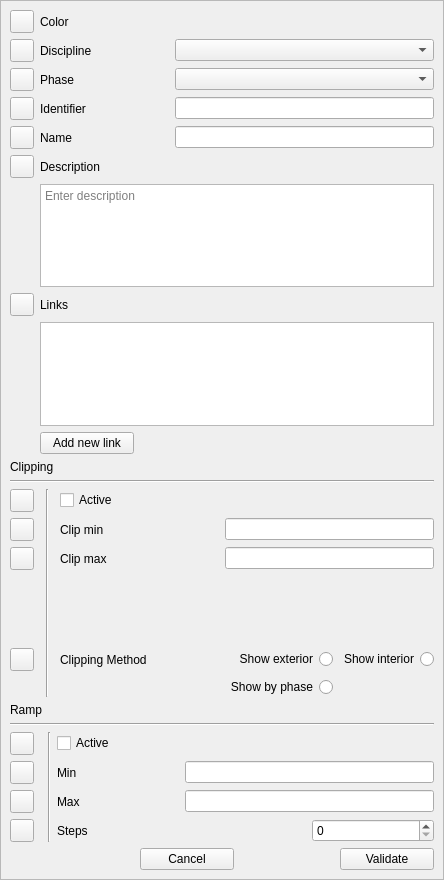
<?xml version="1.0" encoding="UTF-8"?>
<ui version="4.0">
 <class>multiProperty</class>
 <widget class="QWidget" name="multiProperty">
  <property name="geometry">
   <rect>
    <x>0</x>
    <y>0</y>
    <width>444</width>
    <height>880</height>
   </rect>
  </property>
  <property name="sizePolicy">
   <sizepolicy hsizetype="Maximum" vsizetype="Preferred">
    <horstretch>0</horstretch>
    <verstretch>0</verstretch>
   </sizepolicy>
  </property>
  <property name="windowTitle">
   <string>Change Attributes</string>
  </property>
  <layout class="QGridLayout" name="gridLayout_6">
   <property name="leftMargin">
    <number>0</number>
   </property>
   <property name="topMargin">
    <number>0</number>
   </property>
   <property name="rightMargin">
    <number>0</number>
   </property>
   <property name="bottomMargin">
    <number>0</number>
   </property>
   <item row="0" column="0">
    <widget class="QScrollArea" name="scrollArea">
     <property name="sizePolicy">
      <sizepolicy hsizetype="Preferred" vsizetype="Preferred">
       <horstretch>0</horstretch>
       <verstretch>0</verstretch>
      </sizepolicy>
     </property>
     <property name="widgetResizable">
      <bool>true</bool>
     </property>
     <widget class="QWidget" name="scrollAreaWidgetContents">
      <property name="geometry">
       <rect>
        <x>0</x>
        <y>0</y>
        <width>442</width>
        <height>878</height>
       </rect>
      </property>
      <layout class="QGridLayout" name="gridLayout">
       <item row="4" column="0" colspan="5">
        <widget class="QWidget" name="phaseWidget" native="true">
         <layout class="QGridLayout" name="gridLayout_7">
          <property name="leftMargin">
           <number>0</number>
          </property>
          <property name="topMargin">
           <number>0</number>
          </property>
          <property name="rightMargin">
           <number>0</number>
          </property>
          <property name="bottomMargin">
           <number>0</number>
          </property>
          <item row="0" column="1">
           <widget class="QLabel" name="phaseLabel">
            <property name="text">
             <string>Phase</string>
            </property>
           </widget>
          </item>
          <item row="0" column="2" colspan="2">
           <widget class="QComboBox" name="comboPhase"/>
          </item>
          <item row="0" column="0">
           <widget class="QToolButton" name="phaseToolButton">
            <property name="text">
             <string/>
            </property>
            <property name="checkable">
             <bool>true</bool>
            </property>
           </widget>
          </item>
         </layout>
        </widget>
       </item>
       <item row="34" column="0" colspan="5">
        <spacer name="verticalSpacer">
         <property name="orientation">
          <enum>Qt::Vertical</enum>
         </property>
         <property name="sizeHint" stdset="0">
          <size>
           <width>20</width>
           <height>40</height>
          </size>
         </property>
        </spacer>
       </item>
       <item row="3" column="0" colspan="5">
        <widget class="QWidget" name="disciplineWidget" native="true">
         <layout class="QGridLayout" name="gridLayout_8">
          <property name="leftMargin">
           <number>0</number>
          </property>
          <property name="topMargin">
           <number>0</number>
          </property>
          <property name="rightMargin">
           <number>0</number>
          </property>
          <property name="bottomMargin">
           <number>0</number>
          </property>
          <item row="0" column="0">
           <widget class="QToolButton" name="disciplineToolButton">
            <property name="text">
             <string/>
            </property>
            <property name="checkable">
             <bool>true</bool>
            </property>
           </widget>
          </item>
          <item row="0" column="1">
           <widget class="QLabel" name="discLabel">
            <property name="text">
             <string>Discipline</string>
            </property>
           </widget>
          </item>
          <item row="0" column="2" colspan="2">
           <widget class="QComboBox" name="comboDiscipline">
            <property name="sizeAdjustPolicy">
             <enum>QComboBox::AdjustToContents</enum>
            </property>
           </widget>
          </item>
         </layout>
        </widget>
       </item>
       <item row="9" column="0">
        <widget class="QToolButton" name="descriptionToolButton">
         <property name="text">
          <string/>
         </property>
         <property name="checkable">
          <bool>true</bool>
         </property>
         <property name="checked">
          <bool>false</bool>
         </property>
        </widget>
       </item>
       <item row="11" column="0">
        <widget class="QToolButton" name="linksToolButton">
         <property name="text">
          <string/>
         </property>
         <property name="checkable">
          <bool>true</bool>
         </property>
        </widget>
       </item>
       <item row="0" column="0" colspan="5">
        <widget class="QWidget" name="colorWidget" native="true">
         <layout class="QGridLayout" name="gridLayout_9">
          <property name="leftMargin">
           <number>0</number>
          </property>
          <property name="topMargin">
           <number>0</number>
          </property>
          <property name="rightMargin">
           <number>0</number>
          </property>
          <property name="bottomMargin">
           <number>0</number>
          </property>
          <item row="0" column="1">
           <widget class="QLabel" name="colorLabel">
            <property name="text">
             <string>Color</string>
            </property>
           </widget>
          </item>
          <item row="0" column="2" colspan="2">
           <widget class="ColorPicker" name="colorPicker" native="true">
            <property name="sizePolicy">
             <sizepolicy hsizetype="Preferred" vsizetype="Minimum">
              <horstretch>0</horstretch>
              <verstretch>0</verstretch>
             </sizepolicy>
            </property>
           </widget>
          </item>
          <item row="0" column="0">
           <widget class="QToolButton" name="colorToolButton">
            <property name="text">
             <string/>
            </property>
            <property name="checkable">
             <bool>true</bool>
            </property>
           </widget>
          </item>
         </layout>
        </widget>
       </item>
       <item row="14" column="1" colspan="4">
        <widget class="QTableWidget" name="LinksTableWidget">
         <property name="editTriggers">
          <set>QAbstractItemView::NoEditTriggers</set>
         </property>
         <attribute name="horizontalHeaderVisible">
          <bool>false</bool>
         </attribute>
         <attribute name="verticalHeaderVisible">
          <bool>false</bool>
         </attribute>
        </widget>
       </item>
       <item row="10" column="1" colspan="4">
        <widget class="QPlainTextEdit" name="DescInfield">
         <property name="minimumSize">
          <size>
           <width>0</width>
           <height>0</height>
          </size>
         </property>
         <property name="maximumSize">
          <size>
           <width>16777215</width>
           <height>16777215</height>
          </size>
         </property>
         <property name="placeholderText">
          <string>Enter description</string>
         </property>
        </widget>
       </item>
       <item row="11" column="1">
        <widget class="QLabel" name="linksLabel">
         <property name="text">
          <string>Links</string>
         </property>
        </widget>
       </item>
       <item row="16" column="0" colspan="5">
        <spacer name="verticalSpacer_2">
         <property name="orientation">
          <enum>Qt::Vertical</enum>
         </property>
         <property name="sizeHint" stdset="0">
          <size>
           <width>20</width>
           <height>40</height>
          </size>
         </property>
        </spacer>
       </item>
       <item row="5" column="0" colspan="5">
        <widget class="QWidget" name="identifierWidget" native="true">
         <layout class="QGridLayout" name="gridLayout_4">
          <property name="leftMargin">
           <number>0</number>
          </property>
          <property name="topMargin">
           <number>0</number>
          </property>
          <property name="rightMargin">
           <number>0</number>
          </property>
          <property name="bottomMargin">
           <number>0</number>
          </property>
          <item row="0" column="1">
           <widget class="QLabel" name="identifierLabel">
            <property name="text">
             <string>Identifier</string>
            </property>
           </widget>
          </item>
          <item row="0" column="0">
           <widget class="QToolButton" name="identifierToolButton">
            <property name="text">
             <string/>
            </property>
            <property name="checkable">
             <bool>true</bool>
            </property>
           </widget>
          </item>
          <item row="0" column="2" colspan="2">
           <widget class="QLineEdit" name="IdentifierInfield">
            <property name="sizePolicy">
             <sizepolicy hsizetype="Preferred" vsizetype="Fixed">
              <horstretch>0</horstretch>
              <verstretch>0</verstretch>
             </sizepolicy>
            </property>
           </widget>
          </item>
         </layout>
        </widget>
       </item>
       <item row="15" column="1">
        <widget class="QPushButton" name="addLinkButton">
         <property name="text">
          <string>Add new link</string>
         </property>
        </widget>
       </item>
       <item row="24" column="0" colspan="5">
        <spacer name="verticalSpacer_3">
         <property name="orientation">
          <enum>Qt::Vertical</enum>
         </property>
         <property name="sizeHint" stdset="0">
          <size>
           <width>20</width>
           <height>40</height>
          </size>
         </property>
        </spacer>
       </item>
       <item row="36" column="4">
        <widget class="QPushButton" name="validateChangeButton">
         <property name="text">
          <string>Validate</string>
         </property>
        </widget>
       </item>
       <item row="36" column="2">
        <widget class="QPushButton" name="cancelButton">
         <property name="text">
          <string>Cancel</string>
         </property>
        </widget>
       </item>
       <item row="23" column="0" colspan="5">
        <widget class="QWidget" name="rampWidget" native="true">
         <layout class="QGridLayout" name="gridLayout_2">
          <property name="leftMargin">
           <number>0</number>
          </property>
          <property name="topMargin">
           <number>0</number>
          </property>
          <property name="rightMargin">
           <number>0</number>
          </property>
          <property name="bottomMargin">
           <number>0</number>
          </property>
          <item row="3" column="0">
           <widget class="QToolButton" name="rampMinToolButton">
            <property name="text">
             <string/>
            </property>
            <property name="checkable">
             <bool>true</bool>
            </property>
           </widget>
          </item>
          <item row="2" column="2">
           <widget class="QCheckBox" name="activeRampCheckBox">
            <property name="layoutDirection">
             <enum>Qt::LeftToRight</enum>
            </property>
            <property name="text">
             <string>Active</string>
            </property>
           </widget>
          </item>
          <item row="5" column="2">
           <widget class="QLabel" name="label_steps">
            <property name="text">
             <string>Steps</string>
            </property>
           </widget>
          </item>
          <item row="4" column="0">
           <widget class="QToolButton" name="rampMaxToolButton">
            <property name="text">
             <string/>
            </property>
            <property name="checkable">
             <bool>true</bool>
            </property>
           </widget>
          </item>
          <item row="0" column="0">
           <widget class="QLabel" name="label_10">
            <property name="lineWidth">
             <number>1</number>
            </property>
            <property name="text">
             <string>Ramp</string>
            </property>
            <property name="textFormat">
             <enum>Qt::RichText</enum>
            </property>
           </widget>
          </item>
          <item row="4" column="3" colspan="2">
           <widget class="QDoubleEdit" name="lineEdit_rampMax">
            <property name="enabled">
             <bool>true</bool>
            </property>
            <property name="sizePolicy">
             <sizepolicy hsizetype="Preferred" vsizetype="Fixed">
              <horstretch>0</horstretch>
              <verstretch>0</verstretch>
             </sizepolicy>
            </property>
           </widget>
          </item>
          <item row="2" column="0">
           <widget class="QToolButton" name="activeRampToolButton">
            <property name="text">
             <string/>
            </property>
            <property name="checkable">
             <bool>true</bool>
            </property>
           </widget>
          </item>
          <item row="1" column="0" colspan="5">
           <widget class="Line" name="line_2">
            <property name="orientation">
             <enum>Qt::Horizontal</enum>
            </property>
           </widget>
          </item>
          <item row="3" column="2">
           <widget class="QLabel" name="label_min">
            <property name="enabled">
             <bool>true</bool>
            </property>
            <property name="text">
             <string>Min</string>
            </property>
           </widget>
          </item>
          <item row="5" column="0">
           <widget class="QToolButton" name="rampStepsToolButton">
            <property name="text">
             <string/>
            </property>
            <property name="checkable">
             <bool>true</bool>
            </property>
           </widget>
          </item>
          <item row="4" column="2">
           <widget class="QLabel" name="label_max">
            <property name="enabled">
             <bool>true</bool>
            </property>
            <property name="text">
             <string>Max</string>
            </property>
           </widget>
          </item>
          <item row="3" column="3" colspan="2">
           <widget class="QDoubleEdit" name="lineEdit_rampMin">
            <property name="enabled">
             <bool>true</bool>
            </property>
            <property name="sizePolicy">
             <sizepolicy hsizetype="Preferred" vsizetype="Fixed">
              <horstretch>0</horstretch>
              <verstretch>0</verstretch>
             </sizepolicy>
            </property>
           </widget>
          </item>
          <item row="2" column="1" rowspan="4">
           <widget class="Line" name="line_3">
            <property name="orientation">
             <enum>Qt::Vertical</enum>
            </property>
           </widget>
          </item>
          <item row="5" column="4">
           <widget class="QSpinBox" name="spinBox_rampSteps">
            <property name="maximum">
             <number>240</number>
            </property>
           </widget>
          </item>
         </layout>
        </widget>
       </item>
       <item row="8" column="0" colspan="5">
        <widget class="QWidget" name="nameWidget" native="true">
         <layout class="QGridLayout" name="gridLayout_3">
          <property name="leftMargin">
           <number>0</number>
          </property>
          <property name="topMargin">
           <number>0</number>
          </property>
          <property name="rightMargin">
           <number>0</number>
          </property>
          <property name="bottomMargin">
           <number>0</number>
          </property>
          <item row="0" column="2" colspan="2">
           <widget class="QLineEdit" name="NameInfield">
            <property name="sizePolicy">
             <sizepolicy hsizetype="Preferred" vsizetype="Fixed">
              <horstretch>0</horstretch>
              <verstretch>0</verstretch>
             </sizepolicy>
            </property>
           </widget>
          </item>
          <item row="0" column="1">
           <widget class="QLabel" name="nameLabel">
            <property name="text">
             <string>Name</string>
            </property>
           </widget>
          </item>
          <item row="0" column="0">
           <widget class="QToolButton" name="nameToolButton">
            <property name="text">
             <string/>
            </property>
            <property name="checkable">
             <bool>true</bool>
            </property>
           </widget>
          </item>
         </layout>
        </widget>
       </item>
       <item row="9" column="1">
        <widget class="QLabel" name="descLabel">
         <property name="text">
          <string>Description</string>
         </property>
        </widget>
       </item>
       <item row="17" column="0" colspan="5">
        <widget class="QWidget" name="clipWidget" native="true">
         <layout class="QGridLayout" name="gridLayout_5">
          <property name="leftMargin">
           <number>0</number>
          </property>
          <property name="topMargin">
           <number>0</number>
          </property>
          <property name="rightMargin">
           <number>0</number>
          </property>
          <property name="bottomMargin">
           <number>0</number>
          </property>
          <property name="spacing">
           <number>6</number>
          </property>
          <item row="5" column="0">
           <widget class="QToolButton" name="clipMaxToolButton">
            <property name="text">
             <string/>
            </property>
            <property name="checkable">
             <bool>true</bool>
            </property>
           </widget>
          </item>
          <item row="18" column="4">
           <widget class="QRadioButton" name="exteriorClipRadioButton">
            <property name="layoutDirection">
             <enum>Qt::RightToLeft</enum>
            </property>
            <property name="text">
             <string>Show exterior</string>
            </property>
           </widget>
          </item>
          <item row="4" column="4" colspan="2">
           <widget class="QDoubleEdit" name="clipMinLineEdit">
            <property name="sizePolicy">
             <sizepolicy hsizetype="Preferred" vsizetype="Fixed">
              <horstretch>0</horstretch>
              <verstretch>0</verstretch>
             </sizepolicy>
            </property>
           </widget>
          </item>
          <item row="18" column="5">
           <widget class="QRadioButton" name="interiorClipRadioButton">
            <property name="layoutDirection">
             <enum>Qt::RightToLeft</enum>
            </property>
            <property name="text">
             <string>Show interior</string>
            </property>
           </widget>
          </item>
          <item row="4" column="2">
           <widget class="QLabel" name="clipMinLabel">
            <property name="text">
             <string>Clip min</string>
            </property>
           </widget>
          </item>
          <item row="5" column="4" colspan="2">
           <widget class="QDoubleEdit" name="clipMaxLineEdit">
            <property name="sizePolicy">
             <sizepolicy hsizetype="Preferred" vsizetype="Fixed">
              <horstretch>0</horstretch>
              <verstretch>0</verstretch>
             </sizepolicy>
            </property>
           </widget>
          </item>
          <item row="2" column="0" colspan="6">
           <widget class="Line" name="line">
            <property name="orientation">
             <enum>Qt::Horizontal</enum>
            </property>
           </widget>
          </item>
          <item row="3" column="2">
           <widget class="QCheckBox" name="clipActiveCheckBox">
            <property name="text">
             <string>Active</string>
            </property>
           </widget>
          </item>
          <item row="18" column="2">
           <widget class="QLabel" name="clipMethodLabel">
            <property name="text">
             <string>Clipping Method</string>
            </property>
           </widget>
          </item>
          <item row="3" column="0">
           <widget class="QToolButton" name="clippingActiveToolButton">
            <property name="text">
             <string/>
            </property>
            <property name="checkable">
             <bool>true</bool>
            </property>
           </widget>
          </item>
          <item row="18" column="0">
           <widget class="QToolButton" name="clipMethodToolButton">
            <property name="text">
             <string/>
            </property>
            <property name="checkable">
             <bool>true</bool>
            </property>
           </widget>
          </item>
          <item row="5" column="2">
           <widget class="QLabel" name="clipMaxLabel">
            <property name="text">
             <string>Clip max</string>
            </property>
           </widget>
          </item>
          <item row="4" column="0">
           <widget class="QToolButton" name="clipMinToolButton">
            <property name="text">
             <string/>
            </property>
            <property name="checkable">
             <bool>true</bool>
            </property>
           </widget>
          </item>
          <item row="0" column="0" colspan="2">
           <widget class="QLabel" name="label_9">
            <property name="text">
             <string>Clipping</string>
            </property>
           </widget>
          </item>
          <item row="19" column="4">
           <widget class="QRadioButton" name="phaseClipRadioButton">
            <property name="layoutDirection">
             <enum>Qt::RightToLeft</enum>
            </property>
            <property name="text">
             <string>Show by phase</string>
            </property>
           </widget>
          </item>
          <item row="3" column="1" rowspan="17">
           <widget class="Line" name="line_4">
            <property name="orientation">
             <enum>Qt::Vertical</enum>
            </property>
           </widget>
          </item>
         </layout>
        </widget>
       </item>
      </layout>
     </widget>
    </widget>
   </item>
  </layout>
 </widget>
 <customwidgets>
  <customwidget>
   <class>ColorPicker</class>
   <extends>QWidget</extends>
   <header location="global">colorpicker.h</header>
   <container>1</container>
  </customwidget>
  <customwidget>
   <class>QDoubleEdit</class>
   <extends>QLineEdit</extends>
   <header>QDoubleEdit.h</header>
  </customwidget>
 </customwidgets>
 <resources/>
 <connections/>
</ui>
